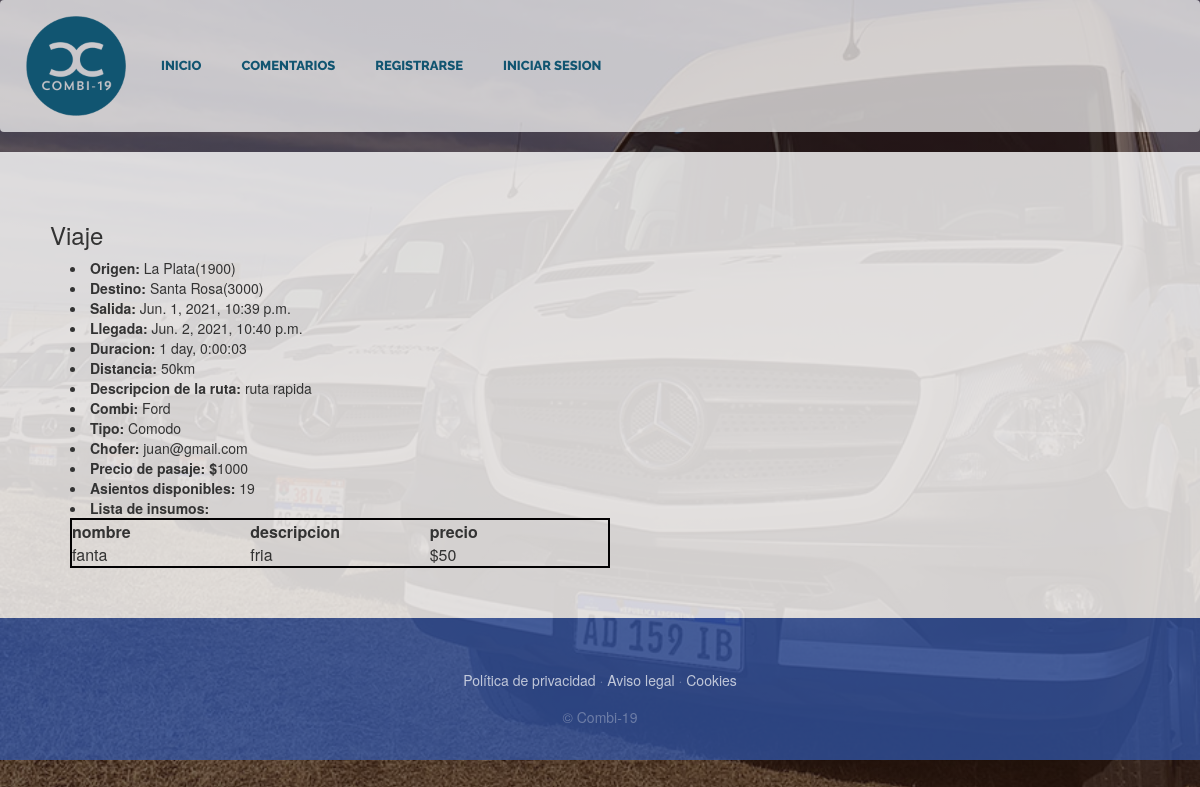
The page /infoViaje/9 on the database its author committed.
### PaginaDePruebaApp/models.py (models this page shows, shortened)
class Viaje(models.Model):
    enCurso=models.BooleanField(default=False, verbose_name="Viaje iniciado")
    finalizado=models.BooleanField(default=False, verbose_name="Viaje finalizado")
    insumo = models.ManyToManyField(Insumo, verbose_name="Lista de insumos", blank=True)
    combi = models.ForeignKey(Combi, verbose_name="Lista de combis",on_delete=models.PROTECT)
    ruta = models.ForeignKey(Ruta, verbose_name="ruta",on_delete=models.PROTECT)
    fechaSalida=models.DateTimeField()
    fechaLlegada=models.DateTimeField()
    duracion=models.CharField(max_length=20, default='')
    asientosDisponibles=models.PositiveIntegerField()
    precio=models.PositiveIntegerField()
    class Meta:
        verbose_name="Viaje"
        verbose_name_plural="Viajes"

class Ruta(models.Model):
    id = models.AutoField(primary_key=True)
    origen = models.ForeignKey(Lugar, on_delete= models.PROTECT,related_name = 'rutaOrigen')
    destino = models.ForeignKey(Lugar, on_delete= models.PROTECT, related_name = 'rutaDestino')
    distancia=models.PositiveIntegerField() #distancia en km
    descripcion = models.CharField(max_length=50, blank=False)
    class Meta:
        unique_together=('origen','destino','descripcion')  ## hace que no puede haber otra ruta con estos 3 campos iguales
        verbose_name="Ruta"
        verbose_name_plural="Rutas"

class Lugar(models.Model):
    nombre=models.CharField(max_length=30)
    codigoPostal=models.IntegerField(unique=True, primary_key=True)
    def __str__(self):
        return "{0}({1})".format(self.nombre, self.codigoPostal)
    class Meta:
        verbose_name="Lugar"
        verbose_name_plural="Lugares"

class Combi(models.Model):
    TIPO = (
        ('Comodo', 'Cómodo'),
        ('SuperComodo', 'Súper Comodo'),
    )
    modelo=models.CharField(max_length=30)
    cantAsientos= models.PositiveIntegerField(default=0)
    patente = models.CharField(max_length=20, unique=True)
    chofer = models.OneToOneField(Chofer, on_delete= models.PROTECT)
    tipo=models.CharField(max_length=11,choices=TIPO, default='Comodo')
    class Meta:
        verbose_name="Combi"
        verbose_name_plural="Combis"

class Chofer(models.Model):
    user=models.OneToOneField(User, on_delete=models.CASCADE, primary_key=True)
    telefono= models.PositiveIntegerField(null= True,blank= False, max_length=10)
    def __str__(self):
        return self.user.email
    class Meta:
        verbose_name="Chofer"
        verbose_name_plural="Choferes"

class User(AbstractUser):
    username=None
    email=models.EmailField(_('email address'), unique=True)
    USERNAME_FIELD='email'
    REQUIRED_FIELDS = []
    objects=CustomUserManager()
    esCliente=models.BooleanField(default=False)
    esChofer=models.BooleanField(default=False)
    class Meta:
        verbose_name="Usuario"
        verbose_name_plural="Usuarios"

class Insumo(models.Model):
    nombre=models.CharField(max_length=30, unique=True, primary_key=True)
    descripcion=models.CharField(max_length=50) #esto sería opcional
    precio=models.PositiveIntegerField()
    stock=models.PositiveIntegerField(default=0)
    class Meta:
        verbose_name="Insumo"
        verbose_name_plural="Insumos"

### PaginaDePruebaApp/views.py (the view, shortened to what this page needs)
# urls.py: path('infoViaje/<int:id_viaje>', views.infoViaje, name= "infoViaje"),
def infoViaje(request, id_viaje):
    viaje = Viaje.objects.get(pk=id_viaje)
    viajeInsumosQuery=Viaje.insumo.through.objects.filter(viaje_id=id_viaje)
    insumos=list(Insumo.objects.get(pk=viajeInsumo.insumo_id) for viajeInsumo in viajeInsumosQuery)
    return render(request,"PaginaDePruebaApp/infoViaje.html",{"viaje": viaje,"insumos":insumos})

### PaginaDePruebaApp/templates/PaginaDePruebaApp/infoViaje.html (shortened to what this page needs)
{% extends "PaginaDePruebaApp/base.html" %}
{% load static %}
{% block content %}
<div style="background-color: rgba(255, 255, 255,0.8); padding:50px">
    <h3>Viaje</h3>
    <li style="margin-left: 20px;"><b>Origen: </b>{{viaje.ruta.origen}}</li>
    <li style="margin-left: 20px;"><b>Destino: </b>{{viaje.ruta.destino}}</li>
    <li style="margin-left: 20px;"><b>Salida: </b>{{viaje.fechaSalida}}</li>
    <li style="margin-left: 20px;"><b>Llegada: </b>{{viaje.fechaLlegada}}</li>
    <li style="margin-left: 20px;"><b>Duracion: </b>{{viaje.duracion}}</li>
    <li style="margin-left: 20px;"><b>Distancia: </b>{{viaje.ruta.distancia}}<text>km</text></li>
    <li style="margin-left: 20px;"><b>Descripcion de la ruta: </b>{{viaje.ruta.descripcion}}</li>
    <li style="margin-left: 20px;"><b>Combi: </b>{{viaje.combi.modelo}}</li>
    <li style="margin-left: 20px;"><b>Tipo: </b>{{viaje.combi.tipo}}</li>
    <li style="margin-left: 20px;"><b>Chofer: </b>{{viaje.combi.chofer}}</li>
    <li style="margin-left: 20px;"><b>Precio de pasaje: $</b>{{viaje.precio}}</li>
    {% if not compra %}
    <li style="margin-left: 20px;"><b>Asientos disponibles: </b>{{viaje.asientosDisponibles}}</li>
    <li style="margin-left: 20px;"><b>Lista de insumos:</b>
        <div>
            <table id=tabla-insumos>
            <thead>
                <tr>
                    <th>nombre</th>
                    <th>descripcion</th>
                    <th>precio</th>
                </tr>
            </thead>
            <tbody>
            {% for insumo in insumos %}
                <tr>
                    <td>{{insumo.nombre}}</td>
                    <td>{{insumo.descripcion}}</td>
                    <td>${{insumo.precio}}</td>
                </tr>
            {% endfor %}
            </tbody>
            </table>
        </div>
    </li>
    {% endif %}
</div>
{% endblock %}

### PaginaDePruebaApp/static/PaginaDePruebaApp/css/gestion.css (style rules this page uses)
body { font-family: 'Lora'; background: linear-gradient(rgba(47, 23, 15, 0.65), rgba(47, 23, 15, 0.65)), url("../img/fondo.jpg"); background-attachment: fixed; background-position: center; background-size: cover; }
h1, h2, h3, h4, h5, h6 { font-family: 'Raleway'; }
#tabla-insumos { table-layout: fixed; width: 50%; border-collapse: collapse; border: 2px solid rgb(2, 1, 2); }

### rows shown on the page
Viaje: ruta.origen "La Plata(1900)", ruta.destino "Santa Rosa(3000)", fechaSalida "Jun. 1, 2021, 10:39 p.m.", fechaLlegada "Jun. 2, 2021, 10:40 p.m.", duracion "1 day, 0:00:03", ruta.distancia "50", ruta.descripcion "ruta rapida", combi.modelo "Ford", combi.tipo "Comodo", combi.chofer "juan@gmail.com", precio "1000", asientosDisponibles "19"
Insumo: nombre "fanta", descripcion "fria", precio "50"
